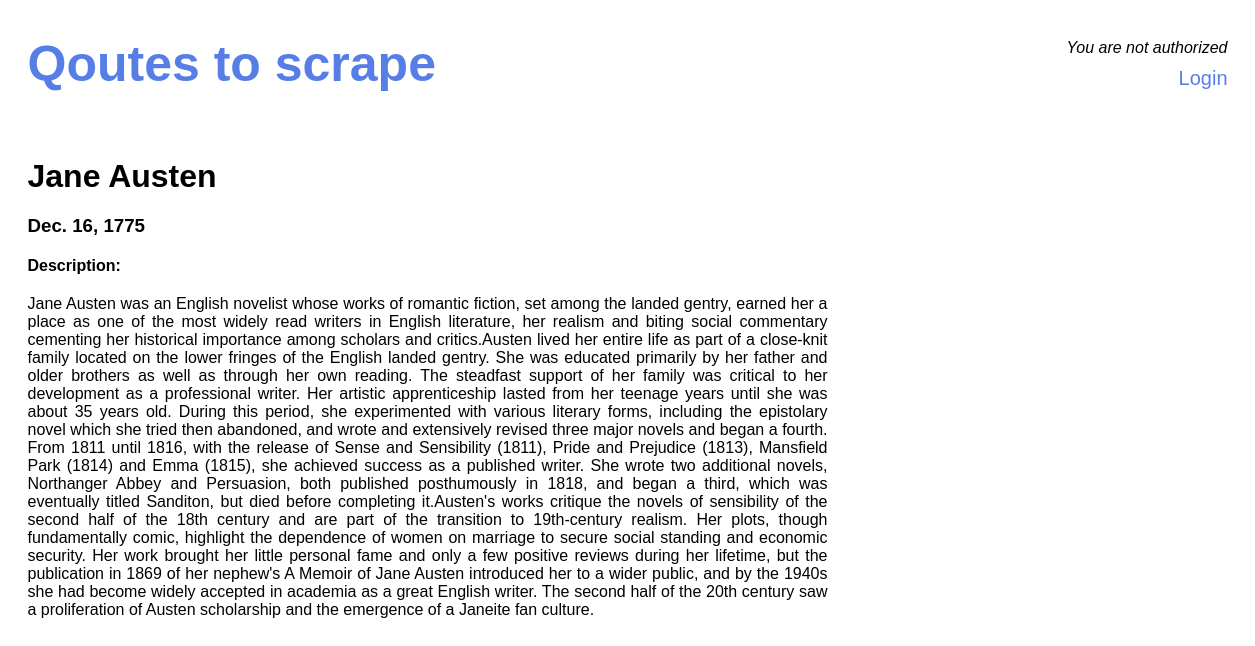
The app's page /author/Jane Austen with its own data.
### quotes/models.py (models this page shows, shortened)
class Writer(models.Model):
    name = models.CharField(max_length=255)
    description = models.TextField()
    birthday = models.DateField(null=True, blank=True)

### quotes/views.py (the view)
# urls.py: path('author/<str:name>', views.author, name='author'),
def author(request, name):
    all_writers = Writer.objects.all()
    writer = ''
    for i in all_writers:
        if i.name == name:
            writer = i
            break
    context = {
        'author_name': name,
        'writer': writer
    }
    return render(request, 'author_page.html', context=context)

### templates/author_page.html (shortened to what this page needs)
<!DOCTYPE html>
<html lang="en">
<head>
    {% block extra_css %}
    {% load static %}
    <link rel="stylesheet" href="{% static 'quote/styles/author_style.css' %}">
    <link rel="stylesheet" href="{% static 'quote/styles/head_style.css' %}">
    {% endblock %}
</head>
<body>
<div class="main-container">
    <header>
        <div class="quotes-to-scrape">
            <h1><a href="{% url 'main_page' %}">Qoutes to scrape</a></h1>
        </div>
        <div class="kyky">
            {% if user.is_authenticated %}
            <p>Welcome back, {{ user.username }}!</p>
            <a href="{% url 'logout' %}">Logout</a>
            {% else %}
            <p>You are not authorized</p>
            <a href="{% url 'login' %}">Login</a>
            {% endif %}
        </div>
    </header>
    <div class="cont">
        <div><h1> {{ author_name }} </h1></div>
        <div><h3> {{ writer.birthday }} </h3></div>
        <div><h4> Description: </h4></div>
        <p>
            {{ writer.description }}
        </p>
    </div>
</div>
</body>
</html>

### quotes/static/quote/styles/author_style.css (style rules this page uses)
.cont { display: flex; flex-direction: column; gap: 20px }
.cont p { width: 800px; text-align: justify; }

### quotes/static/quote/styles/head_style.css (style rules this page uses)
html { overflow-y: scroll; }
* { margin: 0; padding: 0; font-family: Arial, sans-serif; }
body { margin: 0; padding-right: calc(100vw - 100%); display: flex; flex-direction: column; align-items: center; justify-content: center; }
.main-container { padding: 35px 45px 45px 45px; display:flex; flex-direction: column; width: 1200px; min-height: auto; border-radius: 0px 0px 10px 10px; }
header { margin-bottom: 65px; display: flex; justify-content: space-between; align-items: center; }
.quotes-to-scrape h1 a { color: #577ee7; font-size: 50px; }
header a { color: #577ee7; font-size: 20px; text-decoration: none; }
.kyky { display: flex; flex-direction: column; align-items: end; gap: 10px; }
.kyky p { font-style: italic; }
.quotes-to-scrape { display: flex; flex-direction: row; align-items: center; gap: 30px; }

### records on screen
Writer: name "Jane Austen", birthday "Dec. 16, 1775", description "Jane Austen was an English novelist whose works of romantic fiction, set among the landed gentry, earned her a place as one of the most widely read writers in English literature, her realism and biting social commentary cementing her historical importance among scholars and critics.Austen lived her entire life as part of a close-knit family located on the lower fringes of the English landed gentry. She was educated primarily by her father and older brothers as well as through her own reading. The steadfast support of her family was critical to her development as a professional writer. Her artistic apprenticeship lasted from her teenage years until she was about 35 years old. During this…"
